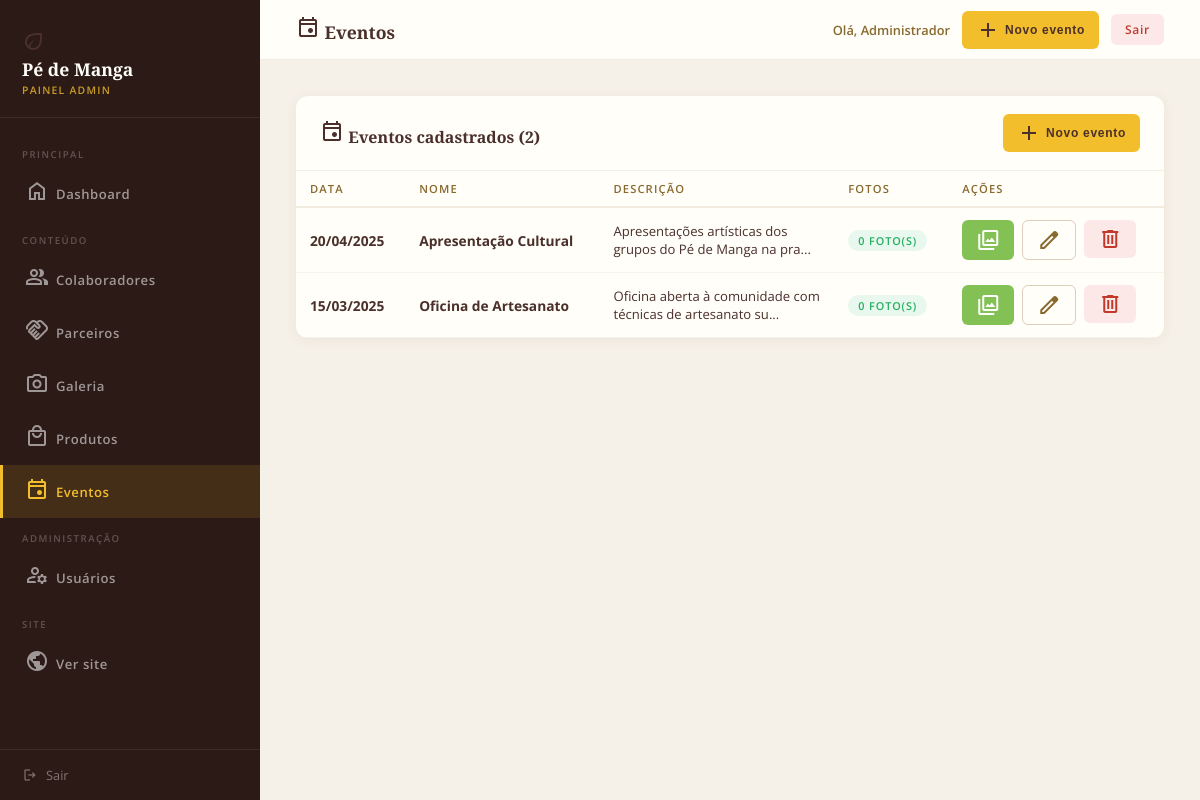
The page /admin/eventos.php (signed in) on the database its author committed.
### tables this page shows
CREATE TABLE IF NOT EXISTS `eventos` (
  `id`           INT UNSIGNED    NOT NULL AUTO_INCREMENT,
  `nome`         VARCHAR(255)    NOT NULL,
  `descricao`    TEXT                    DEFAULT NULL,
  `data_evento`  DATE            NOT NULL,
  `criado_em`    TIMESTAMP       NOT NULL DEFAULT CURRENT_TIMESTAMP,
  PRIMARY KEY (`id`)
);

### admin/eventos.php (the view, shortened to what this page needs)
<?php
$db       = get_db();
$eventos = $db->query(
    'SELECT e.*, COUNT(f.id) AS total_fotos
     FROM eventos e
     LEFT JOIN evento_fotos f ON f.evento_id = e.id
     GROUP BY e.id ORDER BY e.data_evento DESC'
)->fetchAll(PDO::FETCH_ASSOC);
$ev_id    = isset($_GET['id']) ? (int)$_GET['id'] : 0;
$ev_sel   = null;
$ev_fotos = [];
?>
<!DOCTYPE html>
<html lang="pt-BR">
<head>
  <link rel="stylesheet" href="../assets/css/admin.css">
</head>
<body>
  <div class="admin-layout">
    <?php require '_sidebar.php'; ?>
    <div class="admin-main">
      <div class="admin-topbar">
        <h3><span class="material-symbols-outlined">event</span>
          <?= $ev_sel ? 'Fotos: ' . htmlspecialchars($ev_sel['nome']) : 'Eventos' ?>
        </h3>
        <div class="topbar-actions">
          <span class="topbar-user">Olá, <?= htmlspecialchars($_SESSION['adm_user']) ?></span>
          <?php if ($ev_sel): ?>
            <a href="eventos.php" class="btn-adm btn-adm-outline">
              <span class="material-symbols-outlined">arrow_back</span> Voltar
            </a>
          <?php else: ?>
            <button class="btn-adm btn-adm-primary" onclick="abrirModal('modalCriar')">
              <span class="material-symbols-outlined">add</span> Novo evento
            </button>
          <?php endif; ?>
          <a href="logout.php" class="btn-adm btn-adm-danger">Sair</a>
        </div>
      </div>
      <div class="admin-content">
        <?php if ($ev_sel): ?>
        <div class="admin-card">
          <div class="admin-card-header">
            <h4><span class="material-symbols-outlined">photo_library</span>
              <?= htmlspecialchars($ev_sel['nome']) ?> —
              <?= date('d/m/Y', strtotime($ev_sel['data_evento'])) ?>
            </h4>
            <button class="btn-adm btn-adm-primary" onclick="abrirModal('modalUpload')">
              <span class="material-symbols-outlined">add_photo_alternate</span> Adicionar fotos
            </button>
          </div>
          <div class="admin-card-body">
            <?php if (empty($ev_fotos)): ?>
              <p style="text-align:center;padding:40px;color:var(--marrom);opacity:.6;">Nenhuma foto neste evento ainda.</p>
            <?php else: ?>
              <div class="galeria-adm-grid">
                <?php foreach ($ev_fotos as $foto): ?>
                  <div class="gal-thumb">
                    <img src="../data/uploads/<?= htmlspecialchars($foto['arquivo']) ?>"
                         alt="<?= htmlspecialchars($foto['descricao'] ?? '') ?>">
                    <div class="gal-overlay">
                      <form method="POST" onsubmit="return confirm('Remover esta foto?')" style="display:contents;">
                        <input type="hidden" name="acao" value="excluir_foto">
                        <input type="hidden" name="foto_id" value="<?= $foto['id'] ?>">
                        <input type="hidden" name="evento_id" value="<?= $ev_id ?>">
                        <button type="submit" title="Remover">
                          <span class="material-symbols-outlined">delete</span>
                        </button>
                      </form>
                    </div>
                    <?php if (!empty($foto['descricao'])): ?>
                      <div style="position:absolute;bottom:0;left:0;right:0;background:rgba(0,0,0,.55);color:#fff;font-size:.65rem;padding:4px 6px;overflow:hidden;white-space:nowrap;text-overflow:ellipsis;">
                        <?= htmlspecialchars($foto['descricao']) ?>
                      </div>
                    <?php endif; ?>
                  </div>
                <?php endforeach; ?>
              </div>
            <?php endif; ?>
          </div>
        </div>
        <div class="modal-overlay" id="modalUpload">
          <div class="modal-box" style="max-width:560px;">
            <button class="modal-close" onclick="fecharModal('modalUpload')">&times;</button>
            <h3>Adicionar Fotos</h3>
            <p class="modal-sub">Envie uma ou várias fotos para <strong><?= htmlspecialchars($ev_sel['nome']) ?></strong></p>
            <form method="POST" enctype="multipart/form-data">
              <input type="hidden" name="acao" value="upload_fotos">
              <input type="hidden" name="evento_id" value="<?= $ev_id ?>">
              <div class="form-group">
                <label>Legenda (opcional — aplica-se a todas as fotos)</label>
                <input type="text" name="descricao" placeholder="Ex: Apresentação na praça">
              </div>
              <div class="form-group">
                <label>Imagens *</label>
                <div class="upload-area" onclick="document.getElementById('fotosInput').click()">
                  <div class="ua-icon"><span class="material-symbols-outlined mi-xl">upload</span></div>
                  <p>Clique ou arraste as imagens aqui</p>
                  <small>JPG, PNG, WEBP – máx. 5 MB por arquivo</small>
                </div>
                <input type="file" id="fotosInput" name="fotos[]" multiple accept="image/*" style="display:none"
                       onchange="previewImagens(this)">
                <div class="upload-preview" id="uploadPreview"></div>
              </div>
              <div class="form-actions">
                <button type="button" class="btn-adm btn-adm-outline" onclick="fecharModal('modalUpload')">Cancelar</button>
                <button type="submit" class="btn-adm btn-adm-primary">Enviar fotos</button>
              </div>
            </form>
          </div>
        </div>
        <?php else: ?>
        <div class="admin-card">
          <div class="admin-card-header">
            <h4><span class="material-symbols-outlined">event</span> Eventos cadastrados (<?= count($eventos) ?>)</h4>
            <button class="btn-adm btn-adm-primary" onclick="abrirModal('modalCriar')">
              <span class="material-symbols-outlined">add</span> Novo evento
            </button>
          </div>
          <div class="admin-card-body" style="padding:0;">
            <?php if (empty($eventos)): ?>
              <p style="text-align:center;padding:40px;color:var(--marrom);opacity:.6;">Nenhum evento cadastrado ainda.</p>
            <?php else: ?>
              <table>
                <thead>
                  <tr>
                    <th>Data</th>
                    <th>Nome</th>
                    <th>Descrição</th>
                    <th>Fotos</th>
                    <th>Ações</th>
                  </tr>
                </thead>
                <tbody>
                  <?php foreach ($eventos as $ev): ?>
                    <tr>
                      <td style="white-space:nowrap;">
                        <strong><?= date('d/m/Y', strtotime($ev['data_evento'])) ?></strong>
                      </td>
                      <td><strong><?= htmlspecialchars($ev['nome']) ?></strong></td>
                      <td style="max-width:220px;font-size:.82rem;"><?= htmlspecialchars(mb_strimwidth($ev['descricao'] ?? '', 0, 60, '...')) ?></td>
                      <td>
                        <span class="badge badge-verde"><?= $ev['total_fotos'] ?> foto(s)</span>
                      </td>
                      <td>
                        <div class="td-actions">
                          <a href="eventos.php?id=<?= $ev['id'] ?>" class="btn-adm btn-adm-verde" title="Gerenciar fotos">
                            <span class="material-symbols-outlined">photo_library</span>
                          </a>
                          <button class="btn-adm btn-adm-outline"
                            onclick="abrirEdicao(<?= htmlspecialchars(json_encode($ev)) ?>)"
                            title="Editar"><span class="material-symbols-outlined">edit</span></button>
                          <form method="POST" style="display:inline;"
                            onsubmit="return confirm('Excluir o evento «<?= htmlspecialchars(addslashes($ev['nome'])) ?>» e todas as suas fotos?')">
                            <button type="submit" class="btn-adm btn-adm-danger" title="Excluir">
                              <span class="material-symbols-outlined">delete</span>
                            </button>
                          </form>
                        </div>
                      </td>
                    </tr>
                  <?php endforeach; ?>
                </tbody>
              </table>
            <?php endif; ?>
          </div>
        </div>
        <?php endif; ?>
      </div>
    </div>
  </div>
</body>
</html>

### assets/css/admin.css (style rules this page uses)
:root { --amarelo: #f2be2c; --marrom: #88692e; --marrom-escuro: #4a2f2a; --amarelo-pastel: #f4e999; --verde: #83c155; --branco: #fffef8; --fundo-claro: #fdf8ee; --text: #2d2d2d; --text-light: #444; --erro: #c0392b; --sucesso: #27ae60; --admin-sidebar: #2c1a16; --admin-bg: #f5f0e8; --sombra-leve: 0 2px 14px rgba(136, 105, 46, 0.1); --sombra-media: 0 8px 30px rgba(136, 105, 46, 0.14); --sombra-forte: 0 16px 50px rgba(136, 105, 46, 0.18); --radius: 12px; --nav-h: 68px; --glass: rgba(255, 255, 255, 0.95); --transition: all 0.3s cubic-bezier(0.4, 0, 0.2, 1); }
*, *::before, *::after { margin: 0; padding: 0; box-sizing: border-box; }
body { font-family: "Open Sans", sans-serif; font-weight: 400; background: var(--admin-bg); color: var(--marrom-escuro); min-height: 100vh; }
a { text-decoration: none; }
.admin-layout { display: flex; min-height: 100vh; }
.admin-main { margin-left: 260px; flex: 1; display: flex; flex-direction: column; min-height: 100vh; }
.admin-topbar { background: var(--branco); padding: 0 36px; height: 60px; display: flex; align-items: center; justify-content: space-between; border-bottom: 1px solid rgba(136, 105, 46, 0.12); position: sticky; top: 0; z-index: 40; }
.admin-topbar h3 { font-family: "Playfair Display", serif; font-size: 1.1rem; color: var(--marrom-escuro); }
.topbar-actions { display: flex; align-items: center; gap: 12px; }
.topbar-user { font-size: 0.8rem; color: var(--marrom); font-weight: 600; }
.admin-content { padding: 36px; flex: 1; }
.admin-card { background: var(--branco); border-radius: 12px; box-shadow: 0 2px 12px rgba(136, 105, 46, 0.08); margin-bottom: 24px; overflow: hidden; }
.admin-card-header { padding: 18px 24px; border-bottom: 1px solid rgba(136, 105, 46, 0.1); display: flex; align-items: center; justify-content: space-between; }
.admin-card-header h4 { font-family: "Playfair Display", serif; font-size: 1rem; color: var(--marrom-escuro); }
.admin-card-body { padding: 24px; }
table { width: 100%; border-collapse: collapse; }
thead tr { border-bottom: 2px solid rgba(136, 105, 46, 0.12); }
th { padding: 10px 14px; font-size: 0.7rem; font-weight: 600; letter-spacing: 0.1em; text-transform: uppercase; color: var(--marrom); text-align: left; }
tbody tr { border-bottom: 1px solid rgba(136, 105, 46, 0.07); transition: background 0.15s; }
td { padding: 12px 14px; font-size: 0.86rem; color: var(--marrom-escuro); vertical-align: middle; }
.td-actions { display: flex; gap: 8px; }
.btn-adm { display: inline-flex; align-items: center; gap: 5px; padding: 7px 14px; border-radius: 6px; font-size: 0.75rem; font-weight: 600; letter-spacing: 0.06em; cursor: pointer; border: none; transition: 0.2s; }
.btn-adm-primary { background: var(--amarelo); color: var(--marrom-escuro); }
.btn-adm-verde { background: var(--verde); color: #fff; }
.btn-adm-danger { background: #fde8e8; color: var(--erro); }
.btn-adm-outline { background: transparent; border: 1.5px solid rgba(136, 105, 46, 0.3); color: var(--marrom); }
.badge { display: inline-block; padding: 3px 10px; border-radius: 20px; font-size: 0.68rem; font-weight: 600; letter-spacing: 0.08em; text-transform: uppercase; }
.badge-verde { background: #e8f8ee; color: var(--sucesso); }

### rows shown on the page
eventos: data_evento "20/04/2025", nome "Apresentação Cultural", descricao "Apresentações artísticas dos grupos do Pé de Manga na pra...", total_fotos "0"
eventos: data_evento "15/03/2025", nome "Oficina de Artesanato", descricao "Oficina aberta à comunidade com técnicas de artesanato su...", total_fotos "0"

### other values the page prints
$_SESSION['adm_user'] "Administrador"
count($eventos) "2"
